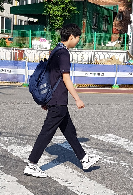
#> input picture DATA/chang2.png, 133 x 195 px
$ python cv-12-1.py
#> lines starting #> are read from the running program, lines starting #| are printed output that depends on the picture
import numpy as np
import cv2

img = cv2.imread('../DATA/chang2.png')
#> img is the input picture: shape (195, 133, 3); mean B, G, R 132.4, 133.6, 131.4

#kernel = np.ones((5, 5), np.float32)/25
#blur = cv2.filter2D(img, -1, kernel)

blur1 = cv2.blur(img, (5, 5))
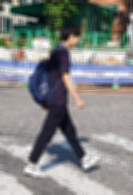
#> blur1: shape (195, 133, 3); mean B, G, R 132.3, 133.5, 131.3
blur2 = cv2.GaussianBlur(img, (5, 5), 0)
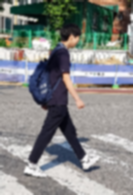
#> blur2: shape (195, 133, 3); mean B, G, R 132.3, 133.5, 131.4
blur3 = cv2.medianBlur(img, 5)
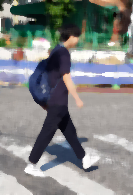
#> blur3: shape (195, 133, 3); mean B, G, R 132.1, 132.8, 130.5

cv2.imshow('original', img)
cv2.imshow('blur_Avg', blur1)
cv2.imshow('blur_Gaussian', blur2)
cv2.imshow('blur_Median', blur3)

cv2.waitKey(0)
cv2.destroyAllWindows()
